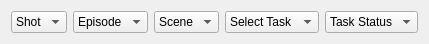
<?xml version="1.0" encoding="UTF-8"?>
<ui version="4.0">
    <class>SelectionForm</class>
    <widget class="QWidget" name="SelectionForm">
        <property name="geometry">
            <rect>
                <x>0</x>
                <y>0</y>
                <width>406</width>
                <height>41</height>
            </rect>
        </property>
        <property name="windowTitle">
            <string>Form</string>
        </property>
        <layout class="QHBoxLayout" name="horizontalLayout">
            <item>
                <widget class="QComboBox" name="shot_comboBox">
                    <item>
                        <property name="text">
                            <string>Shot</string>
                        </property>
                    </item>
                </widget>
            </item>
            <item>
                <widget class="QComboBox" name="episode_comboBox">
                    <item>
                        <property name="text">
                            <string>Episode</string>
                        </property>
                    </item>
                </widget>
            </item>
            <item>
                <widget class="QComboBox" name="scene_comboBox">
                    <item>
                        <property name="text">
                            <string>Scene</string>
                        </property>
                    </item>
                </widget>
            </item>
            <item>
                <widget class="QComboBox" name="task_comboBox">
                    <item>
                        <property name="text">
                            <string>Select Task</string>
                        </property>
                    </item>
                </widget>
            </item>
            <item>
                <widget class="QComboBox" name="status_comboBox">
                    <item>
                        <property name="text">
                            <string>Task Status</string>
                        </property>
                    </item>
                </widget>
            </item>
            <item>
                <spacer name="horizontalSpacer">
                    <property name="orientation">
                        <enum>Qt::Horizontal</enum>
                    </property>
                    <property name="sizeHint" stdset="0">
                        <size>
                            <width>87</width>
                            <height>20</height>
                        </size>
                    </property>
                </spacer>
            </item>
        </layout>
    </widget>
    <resources/>
    <connections/>
</ui>
